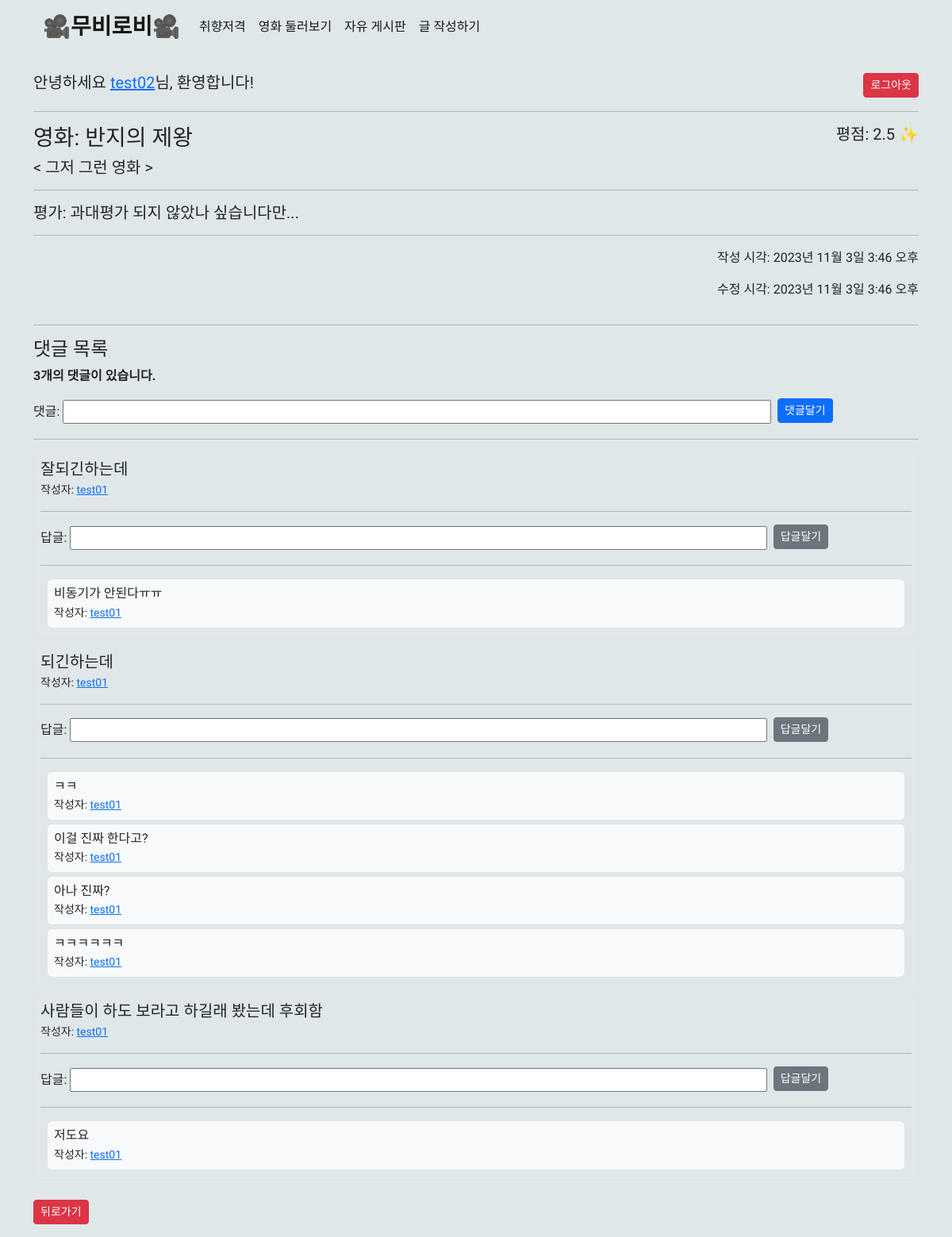
The page /community/4/ (signed in) on the database its author committed.
### accounts/models.py (models this page shows)
class User(AbstractUser):
    followings = models.ManyToManyField('self', symmetrical=False, related_name='followers')

### community/models.py (models this page shows)
class Review(models.Model):
    title = models.CharField(max_length=100)
    movie_title = models.CharField(max_length=50)
    rank = models.DecimalField(max_digits=5, decimal_places=1)
    content = models.TextField()
    created_at = models.DateTimeField(auto_now_add=True)
    updated_at = models.DateTimeField(auto_now=True)
    user = models.ForeignKey(
        settings.AUTH_USER_MODEL, on_delete=models.CASCADE
    )
    like_users = models.ManyToManyField(
        settings.AUTH_USER_MODEL, related_name='like_reviews'
    )

class Comment(models.Model):
    papa_comment = models.ForeignKey('self', on_delete=models.CASCADE, null=True)
    content = models.TextField()
    review = models.ForeignKey(Review, on_delete=models.CASCADE)
    user = models.ForeignKey(
        settings.AUTH_USER_MODEL, on_delete=models.CASCADE
    )

### community/views.py (the view)
# urls.py: path('<int:review_pk>/', views.detail, name='detail'),
@require_safe
def detail(request, review_pk):
    review = get_object_or_404(Review, pk=review_pk)
    comments = review.comment_set.all().order_by('-pk')
    only_comment_cnt = comments.filter(papa_comment__isnull=True).count()
    comment_form = CommentForm()
    soncomment_form=SonCommentForm()
    context = {
        'review': review,
        'comment_form': comment_form,
        'comments': comments,
        'soncomment_form':soncomment_form,
        'only_comment_cnt':only_comment_cnt,
    }
    return render(request, 'community/detail.html', context)

### community/forms.py
class CommentForm(forms.ModelForm):
    content = forms.CharField(
        label="댓글",
        widget=forms.TextInput(attrs={'style': 'width: 80%'}),
    )
    class Meta:
        model = Comment
        fields = ('content',)

class SonCommentForm(forms.ModelForm):
    content = forms.CharField(
        label="답글",
        widget=forms.TextInput(attrs={'style': 'width: 80%;'}),
    )
    class Meta:
        model = Comment
        fields = ('content',)

### community/templates/community/detail.html (shortened to what this page needs)
{% extends 'base.html' %}
{% block content %}
  <div class="d-flex justify-content-between">
    <h3>영화: {{ review.movie_title }}</h3>
    <h5>평점: {{ review.rank }} ✨</h5>
  </div>
  <h5>< {{ review.title }} ></h5>
  <hr />
  <h5>평가: {{ review.content }}</h5>
  <hr />
  <div class="d-flex justify-content-end">
    <p>작성 시각: {{ review.created_at }}</p>
  </div>
  <div class="d-flex justify-content-end">
    <p>수정 시각: {{ review.updated_at }}</p>
  </div>
  <hr />
  <h4>댓글 목록</h4>
  {% if comments|length %}
    <p>
      <b>{{ only_comment_cnt }}개의 댓글이 있습니다.</b>
    </p>
  {% endif %}
  {% if user.is_authenticated %}
    <form action="{% url 'community:create_comment' review.pk %}" method="POST">
      {{ comment_form }}
      <input class="btn btn-primary mx-1 mb-1 btn-sm" type="submit" value="댓글달기" />
    </form>
  {% else %}
    <a href="{% url 'accounts:login' %}">[댓글을 작성하려면 로그인하세요]</a>
  {% endif %}
  <hr />
  <div class="list-group">
    {% for comment in comments %}
      {% if comment.papa_comment == null %}
        <div class="border border-1 rounded p-2 mb-2">
          <div class="d-flex w-100 justify-content-between">
            <h5 class="mb-1">{{ comment.content }}</h5>
          </div>
          <div class="d-flex w-100 justify-content-between">
            <small class="text-body-secondary">작성자: <a href="{% url 'accounts:profile' comment.user %}">{{ comment.user }}</a></small>
          </div>
          <hr />
          {% if user.is_authenticated %}
            <form action="{% url 'community:soncomment_create' review.pk comment.pk %}" method="POST">
              {{ soncomment_form }}
              <input class="btn btn-secondary mx-1 mb-1 btn-sm" type="submit" value="답글달기" />
            </form>
            <hr />
          {% endif %}
          {% for soncomment in comments %}
            {% if soncomment.papa_comment.pk == comment.pk %}
              <div class="border border-1 rounded p-2 mx-2 mb-1 bg-light">
                <div class="d-flex w-100 justify-content-between">
                  <h6 class="mb-1">{{ soncomment.content }}</h6>
                </div>
                <div class="d-flex w-100 justify-content-between">
                  <small class="text-body-secondary">작성자: <a href="{% url 'accounts:profile' soncomment.user %}">{{ soncomment.user }}</a></small>
                </div>
              </div>
            {% endif %}
          {% endfor %}
        </div>
      {% endif %}
    {% endfor %}
  </div>
  <a href="{% url 'community:index' %}"><button class="btn btn-danger btn-sm my-3">뒤로가기</button></a>
{% endblock %}

### templates/base.html (shortened to what this page needs)
<!DOCTYPE html>
<html lang="en">
  <head>
    <link href="https://cdn.jsdelivr.net/npm/bootstrap@5.2.0-beta1/dist/css/bootstrap.min.css" rel="stylesheet" />
    <link rel="stylesheet" href="https://cdnjs.cloudflare.com/ajax/libs/font-awesome/6.4.2/css/all.min.css" />
  </head>
  <body style="font-family: 'Hahmlet', serif; background-color: #E0E7E9   ;">
    <div class="container">
      <nav>
        {% if user.is_authenticated %}
          <nav class="navbar navbar-expand-lg bg-body-tertiary">
            <div class="container-fluid">
              <a class="navbar-brand fs-3 fw-bold" href="{% url 'movies:index' %}">🎥무비로비🎥</a>
              <div class="collapse navbar-collapse" id="navbarNav">
                <ul class="navbar-nav">
                  <li class="nav-item">
                    <a class="nav-link active" aria-current="page" href="{% url 'movies:recommended' %}">취향저격</a>
                  </li>
                  <li class="nav-item">
                    <a class="nav-link active" aria-current="page" href="{% url 'movies:index' %}">영화 둘러보기</a>
                  </li>
                  <li class="nav-item">
                    <a class="nav-link active" aria-current="page" href="{% url 'community:index' %}">자유 게시판</a>
                  </li>
                  <li class="nav-item">
                    <a class="nav-link active" aria-current="page" href="{% url 'community:create' %}">글 작성하기</a>
                  </li>
                </ul>
              </div>
            </div>
          </nav>
          <br />
          <div class="d-flex justify-content-between">
            <h5 style="display: inline-block;">안녕하세요 <a href="{% url 'accounts:profile' user %}">{{ user.username }}</a>님, 환영합니다!</h5>
            <form style="display: inline-block;" action="{% url 'accounts:logout' %}" method="POST">
              <button type="submit" class="btn btn-danger btn-sm">로그아웃</button>
            </form>
          </div>
          <hr />
        {% endif %}
      </nav>
      {% block content %}
      {% endblock content %}
    </div>
  </body>
</html>

### rows shown on the page
User: username "test02"
Review: movie_title "반지의 제왕", rank "2.5", title "그저 그런 영화", content "과대평가 되지 않았나 싶습니다만...", created_at "2023년 11월 3일 3:46 오후", updated_at "2023년 11월 3일 3:46 오후"
Comment: content "잘되긴하는데", user "test01"
Comment: content "비동기가 안된다ㅠㅠ", user "test01"
Comment: content "되긴하는데", user "test01"
Comment: content "ㅋㅋ", user "test01"
Comment: content "이걸 진짜 한다고?", user "test01"
Comment: content "아나 진짜?", user "test01"
Comment: content "ㅋㅋㅋㅋㅋㅋ", user "test01"
Comment: content "사람들이 하도 보라고 하길래 봤는데 후회함", user "test01"
Comment: content "저도요", user "test01"

### other values the page prints
{{ only_comment_cnt }} "3"
